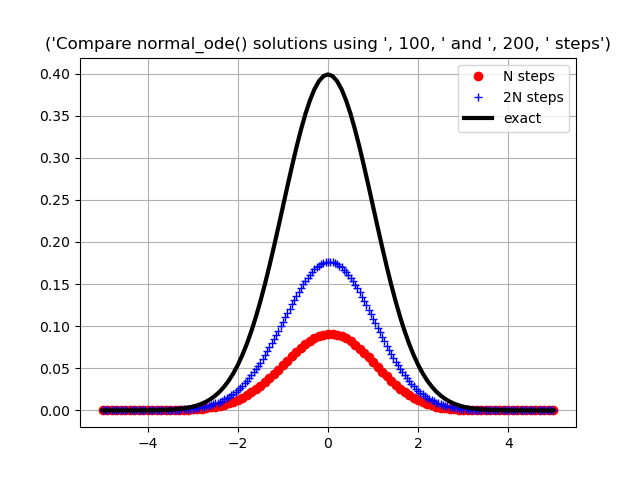

Here is the Python script that generated this plot:
#! /usr/bin/env python3
#
def euler ( dydt, tspan, y0, n ):

#*****************************************************************************80
#
## euler() approximates the solution to an ODE using Euler's method.
#
#  Licensing:
#
#    This code is distributed under the MIT license.
#
#  Modified:
#
#    22 April 2020
#
#  Author:
#
#    John Burkardt
#
#  Input:
#
#    function dydt: points to a function that evaluates the right
#    hand side of the ODE.
#
#    real tspan[2]: contains the initial and final times.
#
#    real y0[m]: an array containing the initial condition.
#
#    integer n: the number of steps to take.
#
#  Output:
#
#    real t[n+1], y[n+1,m]: the times and solution values.
#
  import numpy as np

  if ( np.ndim ( y0 ) == 0 ):
    m = 1
  else:
    m = len ( y0 )

  tfirst = tspan[0]
  tlast = tspan[1]
  dt = ( tlast - tfirst ) / n
  t = np.zeros ( n + 1 )
  y = np.zeros ( [ n + 1, m ] )
  t[0] = tspan[0]
  y[0,:] = y0

  for i in range ( 0, n ):
    t[i+1] = t[i] + dt
    y[i+1,:] = y[i,:] + dt * ( dydt ( t[i], y[i,:] ) )

  return t, y

def normal_deriv ( t, y ):

#*****************************************************************************80
#
## normal_deriv() returns the right hand side of normal_ode().
#
#  Licensing:
#
#    This code is distributed under the MIT license.
#
#  Modified:
#
#    30 October 2020
#
#  Author:
#
#    John Burkardt
#
#  Input:
#
#    real T, Y, the arguments.
#
#  Output:
#
#    real DYDT, the value of the right hand side of the ODE.
#
  dydt = - t * y

  return dydt

def normal_ode_test ( n1 ):

#*****************************************************************************80
#
## normal_ode_test() tests normal_ode().
#
#  Licensing:
#
#    This code is distributed under the MIT license.
#
#  Modified:
#
#    04 May 2021
#
#  Author:
#
#    John Burkardt
#
#  Input:
#
#    integer N1: the number of steps to take.
#
  import numpy as np
  import platform

  print ( '' )
  print ( 'normal_ode_test():' )
  print ( '  python version: ' + platform.python_version ( ) )
  print ( '  numpy version:  ' + np.version.version )
  print ( '  normal_ode() defines an ODE for the normal PDF.' )
  print ( '  Solve this ODE using the Euler method.' )
  print ( '  Estimate ODE approximation error by taking twice as many steps.' )

  t0, y0, tstop = normal_parameters ( )

  print ( '' )
  print ( '  parameters:' )
  print ( '    t0 =    ', t0 )
  print ( '    y0 =    ', y0 )
  print ( '    tstop = ', tstop )

  normal_euler ( n1 )
#
#  Terminate.
#
  print ( '' )
  print ( 'normal_ode_test():' )
  print ( '  Normal end of execution.' )

  return

def normal_euler ( n1 ):

#*****************************************************************************80
#
## normal_euler() applies euler() to normal_ode().
#
#  Licensing:
#
#    This code is distributed under the MIT license.
#
#  Modified:
#
#    04 May 2021
#
#  Author:
#
#    John Burkardt
#
#  Input:
#
#    integer N1: the number of steps to take.
#
  import matplotlib.pyplot as plt
  import numpy as np

  t0, y0, tstop = normal_parameters ( )

  dydt = normal_deriv
  tspan = np.array ( [ t0, tstop ] )

  t1, y1 = euler ( dydt, tspan, y0, n1 )

  n2 = 2 * n1
  t2, y2 = euler ( dydt, tspan, y0, n2 )

  y = normal_exact ( t1 )
#
#  Caution!  In Python, a non-unit array index increment
#  is the third item, not the second, as in "0:n2+1:2"
#
  e =  y[:]           - y1[:,0]
  e2 = y2[0:n2+1:2,0] - y1[:,0]

  e_norm = rms ( e )
  e2_norm = rms ( e2 )

  tplot = np.linspace ( t0, tstop, 101 )
  yplot = normal_exact ( tplot )
  plt.plot ( t1, y1, 'ro', t2, y2, 'b+', tplot, yplot, 'k-', linewidth = 3 )
  plt.grid ( True )
  s = ( 'Compare normal_ode() solutions using ', n1, ' and ', n2, ' steps' )
  plt.title ( s )
  plt.legend ( ( 'N steps', '2N steps', 'exact' ) )
  filename = 'normal_ode.png'
  plt.savefig ( filename )
  print ( '  Graphics saved as "%s"' % ( filename ) )
  plt.show ( block = False )
  plt.close ( )

  plt.plot ( np.array ( [t0,tstop] ), np.array ( [0.0,0.0] ), 'k--', \
    t1, e2, 'r-', t1, e, 'k-', linewidth = 3 )
  plt.grid ( True )
  s = ( 'normal_ode() estimated error using ', n1, ' and ', n2, ' steps' )
  plt.title ( s )
  plt.legend ( ( 'Zero error', 'Estimated error', 'Exact error' ) )
  filename = 'normal_ode_error.png'
  plt.savefig ( filename )
  print ( '  Graphics saved as "%s"' % ( filename ) )
  plt.show ( block = False )
  plt.close ( )

  print ( '' )
  print ( '  Solution used ', n1, ' and ', n2, ' steps.' )
  print ( '  Estimated RMS error = ', e2_norm )
  print ( '  Exact     RMS error = ', e_norm )

  print ( '' )
  print ( '  At the point t         = ', tstop )
  print ( '  Y estimate             = ', y1[n1] )
  print ( '  Y double step estimate = ', y2[n2] )
  print ( '  Y exact value          = ', y[n1] )
  print ( '  Y error estimate       = ', y2[n2] - y1[n1] )
  print ( '  Y exact error          = ', y[n1]  - y1[n1] )

  return

def normal_exact ( t ):

#*****************************************************************************80
#
## normal_exact() returns the exact solution of normal_ode().
#
#  Licensing:
#
#    This code is distributed under the MIT license.
#
#  Modified:
#
#    30 October 2020
#
#  Author:
#
#    John Burkardt
#
#  Input:
#
#    real T: the current time.
#
#  Output:
#
#    real Y: the value of the function at t.
#
  import numpy as np

  value = np.exp ( - t**2 / 2.0 ) / np.sqrt ( 2.0 * np.pi )

  return value

def normal_parameters ( t0_user = None, y0_user = None, \
  tstop_user = None ):

#*****************************************************************************80
#
## normal_parameters() returns parameters for normal_ode().
#
#  Discussion:
#
#    If input values are specified, this resets the default parameters.
#    Otherwise, the output will be the current defaults.
#
#  Licensing:
#
#    This code is distributed under the MIT license.
#
#  Modified:
#
#    31 January 2022
#
#  Author:
#
#    John Burkardt
#
#  Input:
#
#    real T0_USER: the initial time.
#
#    real Y0_USER: the initial condition.
#
#    real TSTOP_USER: the final time.
#
#  Output:
#
#    real T0: the initial time.
#
#    real Y0: the initial condition.
#
#    real TSTOP: the final time.
#
  import numpy as np
#
#  Initialize defaults.
#
  if not hasattr ( normal_parameters, "t0_default" ):
    normal_parameters.t0_default = -5.0

  if not hasattr ( normal_parameters, "y0_default" ):
    normal_parameters.y0_default = normal_exact ( normal_parameters.t0_default )

  if not hasattr ( normal_parameters, "tstop_default" ):
    normal_parameters.tstop_default = +5.0
#
#  Update defaults if input was supplied.
#
  if ( t0_user is not None ):
    normal_parameters.t0_default = t0_user

  if ( y0_user is not None ):
    normal_parameters.y0_default = y0_user

  if ( tstop_user is not None ):
    normal_parameters.tstop_default = tstop_user
#
#  Return values.
#
  t0 = normal_parameters.t0_default
  y0 = normal_parameters.y0_default
  tstop = normal_parameters.tstop_default
  
  return t0, y0, tstop

def rms ( x ):

#*****************************************************************************80
#
## rms() returns the root-mean-square norm of a vector.
#
#  Licensing:
#
#    This code is distributed under the MIT license.
#
#  Modified:
#
#    30 October 2020
#
#  Author:
#
#    John Burkardt
#
#  Input:
#
#    real X(N): the vector.
#
#  Output:
#
#    real VALUE: the RMS of the vector.
#
  import numpy as np

  n = x.shape[0]
  value = 0.0
  for i in range ( 0, n ):
    value = value + x[i]**2
  value = np.sqrt ( value / n )

  return value

def timestamp ( ):

#*****************************************************************************80
#
## timestamp() prints the date as a timestamp.
#
#  Licensing:
#
#    This code is distributed under the MIT license. 
#
#  Modified:
#
#    21 August 2019
#
#  Author:
#
#    John Burkardt
#
  import time

  t = time.time ( )
  print ( time.ctime ( t ) )

  return

if ( __name__ == '__main__' ):
  timestamp ( )
  normal_ode_test ( 100 )
  timestamp ( )
